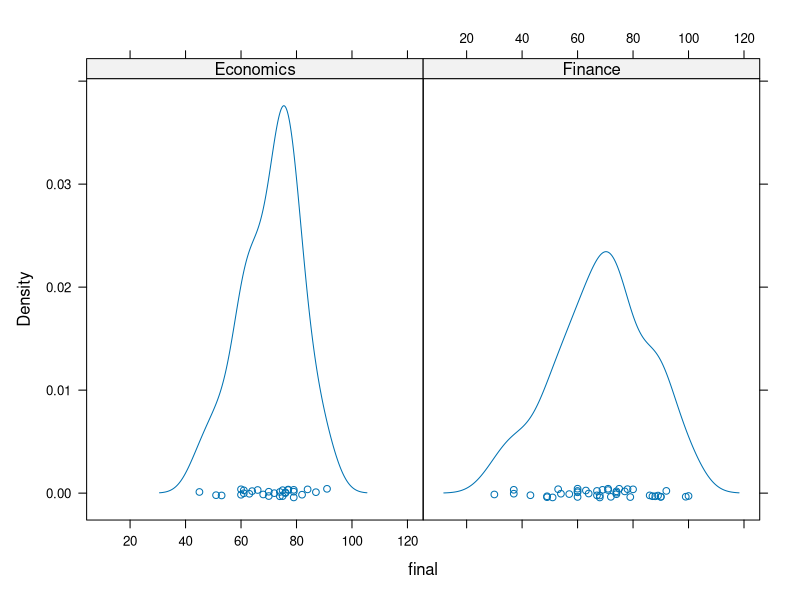
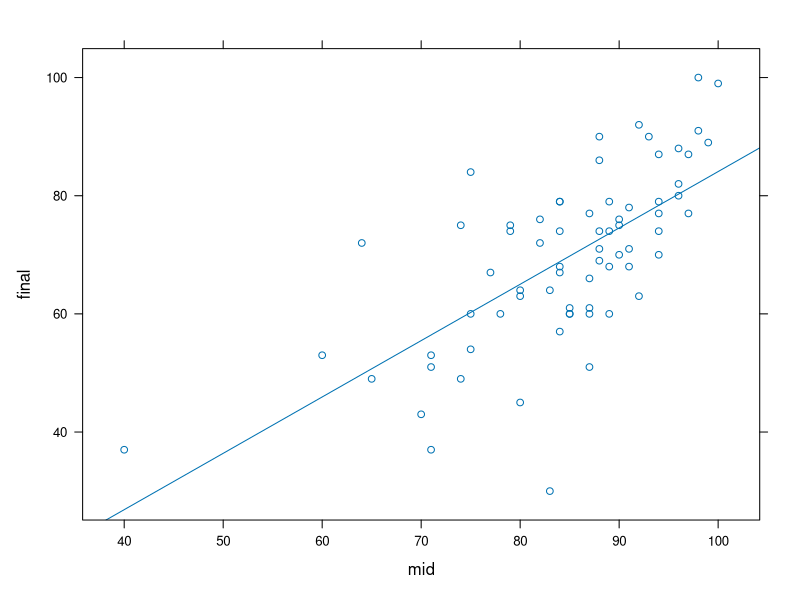

Source code (R) for these figures, in order:
## ---- chunk 1
library(lattice)

# conditional distribution of exam scores 
exam <- read.csv("../dataset/exam.csv")

# distribution of exam scores conditioned on major
densityplot(~ final | major, data = exam)

# final exam scores conditioned on midterm exam scores
xyplot(final ~ mid, type=c("p", "r"), data = exam)
